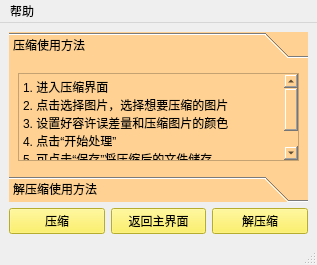
<?xml version="1.0" encoding="UTF-8"?>
<ui version="4.0">
 <class>HelpWindow</class>
 <widget class="QMainWindow" name="HelpWindow">
  <property name="geometry">
   <rect>
    <x>0</x>
    <y>0</y>
    <width>317</width>
    <height>265</height>
   </rect>
  </property>
  <property name="baseSize">
   <size>
    <width>0</width>
    <height>0</height>
   </size>
  </property>
  <property name="windowTitle">
   <string>帮助</string>
  </property>
  <property name="styleSheet">
   <string notr="true"/>
  </property>
  <widget class="QWidget" name="centralwidget">
   <layout class="QGridLayout" name="gridLayout">
    <item row="0" column="0">
     <widget class="QToolBox" name="toolBox">
      <property name="styleSheet">
       <string notr="true">background-color: rgb(255, 210, 148);</string>
      </property>
      <property name="currentIndex">
       <number>0</number>
      </property>
      <widget class="QWidget" name="page">
       <property name="geometry">
        <rect>
         <x>0</x>
         <y>0</y>
         <width>303</width>
         <height>128</height>
        </rect>
       </property>
       <attribute name="label">
        <string>压缩使用方法</string>
       </attribute>
       <layout class="QGridLayout" name="gridLayout_2">
        <item row="0" column="0">
         <widget class="QTextEdit" name="textEdit">
          <property name="html">
           <string>&lt;!DOCTYPE HTML PUBLIC &quot;-//W3C//DTD HTML 4.0//EN&quot; &quot;http://www.w3.org/TR/REC-html40/strict.dtd&quot;&gt;
&lt;html&gt;&lt;head&gt;&lt;meta name=&quot;qrichtext&quot; content=&quot;1&quot; /&gt;&lt;meta charset=&quot;utf-8&quot; /&gt;&lt;style type=&quot;text/css&quot;&gt;
p, li { white-space: pre-wrap; }
hr { height: 1px; border-width: 0; }
li.unchecked::marker { content: &quot;\2610&quot;; }
li.checked::marker { content: &quot;\2612&quot;; }
&lt;/style&gt;&lt;/head&gt;&lt;body style=&quot; font-family:'Microsoft YaHei UI'; font-size:9pt; font-weight:400; font-style:normal;&quot;&gt;
&lt;p style=&quot; margin-top:0px; margin-bottom:0px; margin-left:0px; margin-right:0px; -qt-block-indent:0; text-indent:0px;&quot;&gt;1. 进入压缩界面&lt;/p&gt;
&lt;p style=&quot; margin-top:0px; margin-bottom:0px; margin-left:0px; margin-right:0px; -qt-block-indent:0; text-indent:0px;&quot;&gt;2. 点击选择图片，选择想要压缩的图片&lt;/p&gt;
&lt;p style=&quot; margin-top:0px; margin-bottom:0px; margin-left:0px; margin-right:0px; -qt-block-indent:0; text-indent:0px;&quot;&gt;3. 设置好容许误差量和压缩图片的颜色&lt;/p&gt;
&lt;p style=&quot; margin-top:0px; margin-bottom:0px; margin-left:0px; margin-right:0px; -qt-block-indent:0; text-indent:0px;&quot;&gt;4. 点击“开始处理”&lt;/p&gt;
&lt;p style=&quot; margin-top:0px; margin-bottom:0px; margin-left:0px; margin-right:0px; -qt-block-indent:0; text-indent:0px;&quot;&gt;5. 可点击“保存”将压缩后的文件储存，&lt;/p&gt;
&lt;p style=&quot; margin-top:0px; margin-bottom:0px; margin-left:0px; margin-right:0px; -qt-block-indent:0; text-indent:0px;&quot;&gt;    也可点击直接解压，查看文件解压后的图片&lt;/p&gt;&lt;/body&gt;&lt;/html&gt;</string>
          </property>
         </widget>
        </item>
       </layout>
      </widget>
      <widget class="QWidget" name="page_2">
       <property name="geometry">
        <rect>
         <x>0</x>
         <y>0</y>
         <width>303</width>
         <height>128</height>
        </rect>
       </property>
       <attribute name="label">
        <string>解压缩使用方法</string>
       </attribute>
       <layout class="QGridLayout" name="gridLayout_3">
        <item row="0" column="0">
         <widget class="QTextEdit" name="textEdit_2">
          <property name="html">
           <string>&lt;!DOCTYPE HTML PUBLIC &quot;-//W3C//DTD HTML 4.0//EN&quot; &quot;http://www.w3.org/TR/REC-html40/strict.dtd&quot;&gt;
&lt;html&gt;&lt;head&gt;&lt;meta name=&quot;qrichtext&quot; content=&quot;1&quot; /&gt;&lt;meta charset=&quot;utf-8&quot; /&gt;&lt;style type=&quot;text/css&quot;&gt;
p, li { white-space: pre-wrap; }
hr { height: 1px; border-width: 0; }
li.unchecked::marker { content: &quot;\2610&quot;; }
li.checked::marker { content: &quot;\2612&quot;; }
&lt;/style&gt;&lt;/head&gt;&lt;body style=&quot; font-family:'Microsoft YaHei UI'; font-size:9pt; font-weight:400; font-style:normal;&quot;&gt;
&lt;p style=&quot; margin-top:0px; margin-bottom:0px; margin-left:0px; margin-right:0px; -qt-block-indent:0; text-indent:0px;&quot;&gt;1. 进入解压缩界面后&lt;/p&gt;
&lt;p style=&quot; margin-top:0px; margin-bottom:0px; margin-left:0px; margin-right:0px; -qt-block-indent:0; text-indent:0px;&quot;&gt;2. 点击“选择文件”选择需要解压的文件&lt;/p&gt;
&lt;p style=&quot; margin-top:0px; margin-bottom:0px; margin-left:0px; margin-right:0px; -qt-block-indent:0; text-indent:0px;&quot;&gt;3. 点击&amp;quot;解压缩&amp;quot;，即可在上方图片框中显示解压缩后的图片，并在图片右边的数据框中显示对应的参数。&lt;/p&gt;
&lt;p style=&quot; margin-top:0px; margin-bottom:0px; margin-left:0px; margin-right:0px; -qt-block-indent:0; text-indent:0px;&quot;&gt;4. 可点击&amp;quot;保存&amp;quot;将解压后的图片保存。&lt;/p&gt;&lt;/body&gt;&lt;/html&gt;</string>
          </property>
         </widget>
        </item>
       </layout>
      </widget>
     </widget>
    </item>
    <item row="1" column="0">
     <layout class="QHBoxLayout" name="horizontalLayout">
      <item>
       <widget class="QPushButton" name="compressbtn">
        <property name="styleSheet">
         <string notr="true">background-color: rgb(255, 242, 64);</string>
        </property>
        <property name="text">
         <string>压缩</string>
        </property>
       </widget>
      </item>
      <item>
       <widget class="QPushButton" name="mainbtn">
        <property name="styleSheet">
         <string notr="true">background-color: rgb(255, 242, 64);</string>
        </property>
        <property name="text">
         <string>返回主界面</string>
        </property>
       </widget>
      </item>
      <item>
       <widget class="QPushButton" name="unbtn">
        <property name="styleSheet">
         <string notr="true">background-color: rgb(255, 242, 64);</string>
        </property>
        <property name="text">
         <string>解压缩</string>
        </property>
       </widget>
      </item>
     </layout>
    </item>
   </layout>
  </widget>
  <widget class="QMenuBar" name="menubar">
   <property name="geometry">
    <rect>
     <x>0</x>
     <y>0</y>
     <width>317</width>
     <height>19</height>
    </rect>
   </property>
   <widget class="QMenu" name="menu">
    <property name="title">
     <string>帮助</string>
    </property>
   </widget>
   <addaction name="menu"/>
  </widget>
  <widget class="QStatusBar" name="statusbar"/>
 </widget>
 <resources/>
 <connections/>
</ui>
